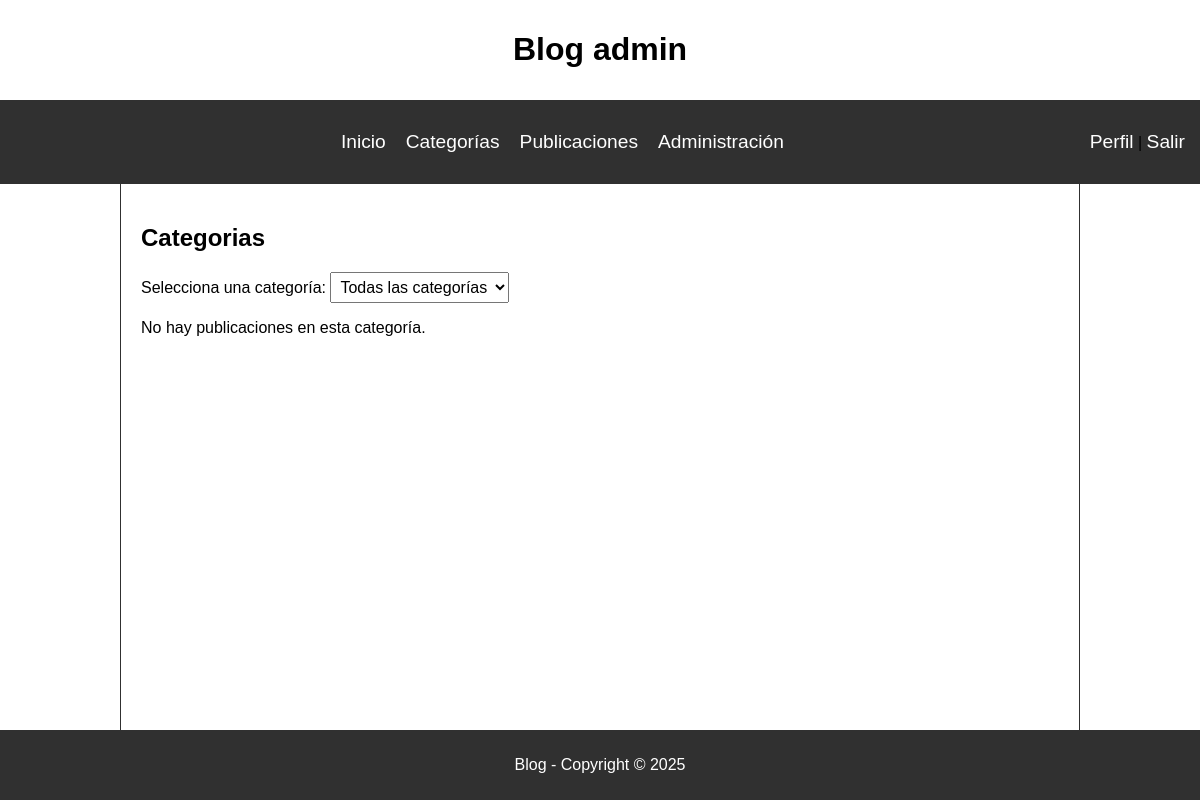
Page /categorias/ (signed in) on the earlier database version.
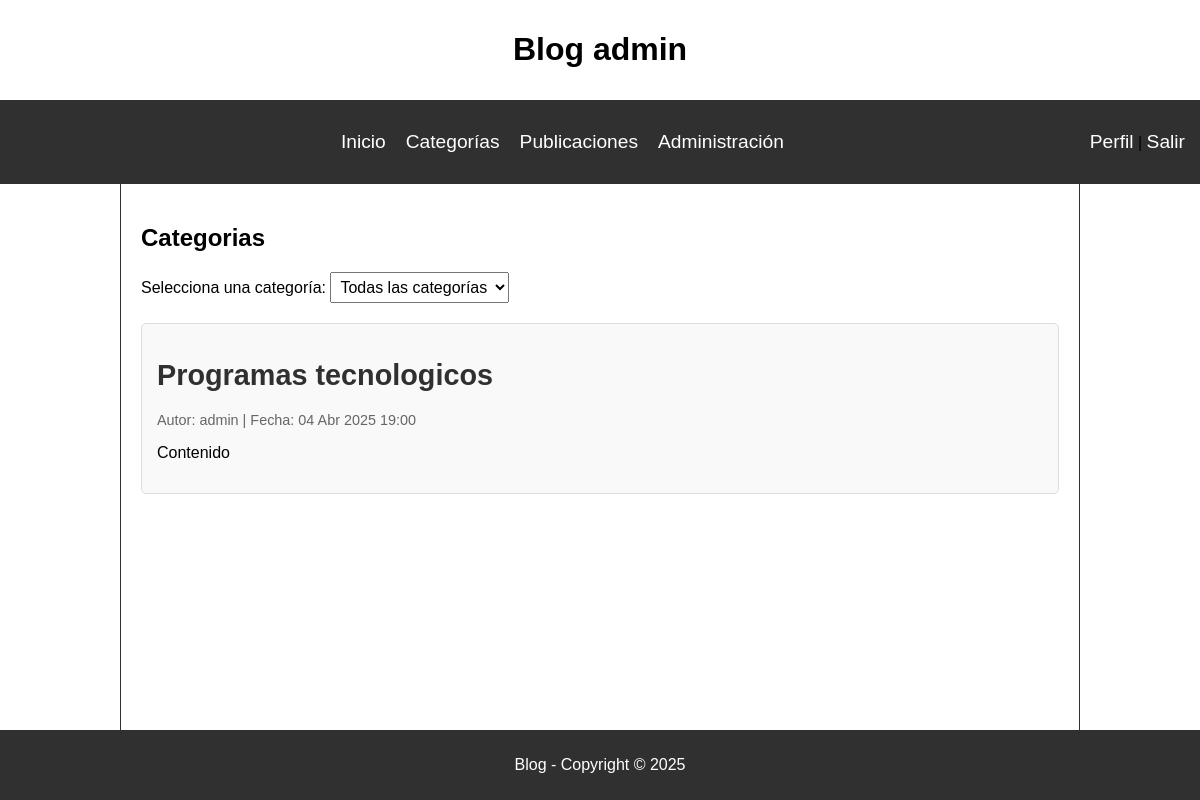
Same page on the later database version.
### post/models.py (models this page shows, shortened)
class Post(models.Model):
    title = models.CharField(max_length=200)
    content = models.TextField()
    author = models.ForeignKey(User, on_delete=models.CASCADE)  # Relación con usuario
    category = models.ForeignKey(Category, on_delete=models.SET_NULL, null=True, blank=True)  # Relación con categoría
    created_at = models.DateTimeField(auto_now_add=True)
    updated_at = models.DateTimeField(auto_now=True)
    published = models.BooleanField(default=True)

### post/views.py (the view)
# urls.py: path('categorias/', views.categorias, name='categorias'),
@login_required
def categorias(request):
    categorias = Category.objects.all()
    categoria_id = request.GET.get('categoria')  # Capturar la categoría seleccionada
    publicaciones = Post.objects.all().order_by('-created_at')
    if categoria_id:
        categoria = get_object_or_404(Category, id=categoria_id)
        publicaciones = publicaciones.filter(category=categoria)
    return render(request, 'post/categorias.html', {
        'categorias': categorias,
        'publicaciones': publicaciones,
        'categoria_seleccionada': categoria_id
    })

### post/templates/post/categorias.html (shortened to what this page needs)
{% extends 'post/base.html' %}
{% load static %}
{% block extra_head %}
<link rel="stylesheet" href="{% static 'post/css/categorias.css' %}">
{% endblock extra_head%}
{% block content %}
<h1>Categorias</h1>
<form method="GET" action="{% url 'categorias' %}">
    <label for="categoria">Selecciona una categoría:</label>
    <select name="categoria" id="categoria" onchange="this.form.submit()">
        <option value="">Todas las categorías</option>
    </select>
</form>
{% if publicaciones %}
    <div class="lista-publicaciones">
        {% for post in publicaciones %}
            <div class="post-container">
                <h2 class="post-title">
                    <a href="{% url 'detalle_publicacion' post.id %}">{{ post.title }}</a>
                </h2>
                <p class="post-meta">
                    Autor: {{ post.author.username }} | Fecha: {{ post.created_at|date:"d M Y H:i" }}
                </p>
                <p class="post-content">
                    {{ post.content|truncatewords:50 }}
                </p>
            </div>
        {% endfor %}
    </div>
{% else %}
    <p>No hay publicaciones en esta categoría.</p>
{% endif %}
{% endblock content%}

Differences in the rows shown:
added Post: title "Programas tecnologicos", author.username "admin", created_at "04 Abr 2025 19:00", content "Contenido"
Other differences:
text no longer shown: "No hay publicaciones en esta categoría."
